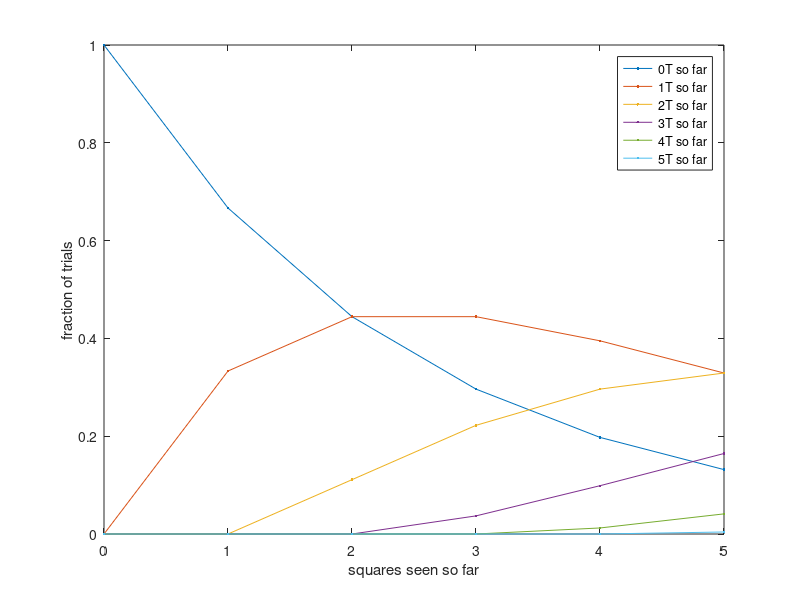
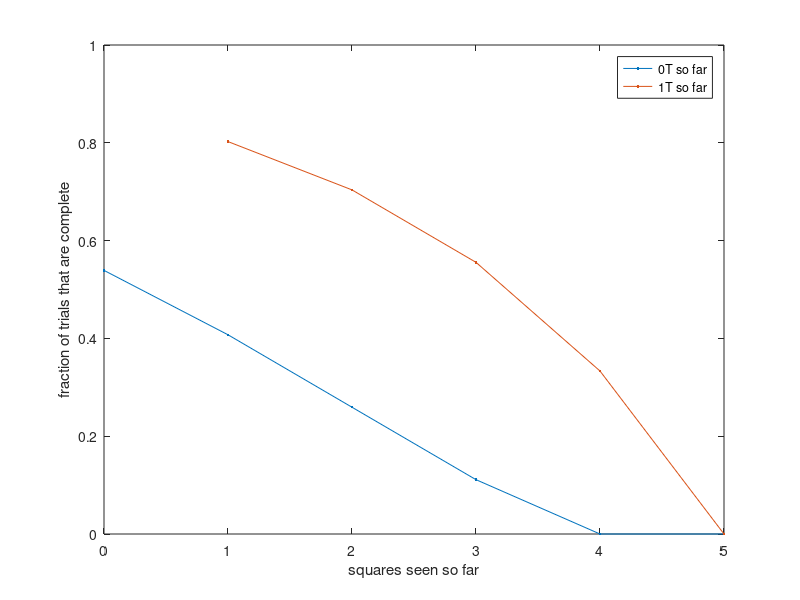
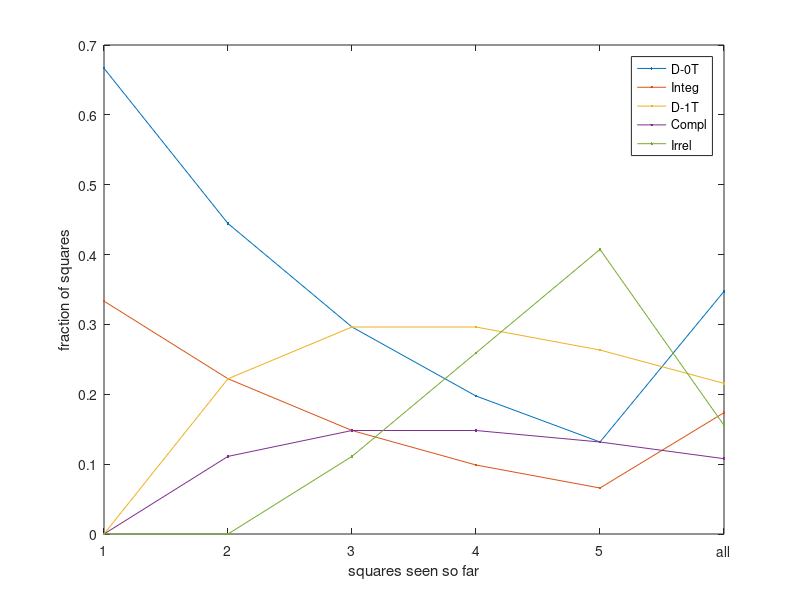

MATLAB code for these plots, in order:
% PlotTrialTypeExpectations
%
% -Considering all the possible permutations of red, green, and blue 
% squares in the 5-square experiment (variable 'perms'), this program plots
% the probability that each trial will have z targets among the first x 
% squares seen (variable 'fracTrials').
% -It also plots the probability that each trial will be a complete trial,
% given that the subject has seen z targets among the first x squares
% (variable 'compProb').
%
% Created 1/12/12 by DJ.

% Get all possible permutations of the 3 colors
perms = zeros(3^5,5);
iRow = 0;
for i=1:3
    for j=1:3
        for k=1:3
            for l=1:3
                for m=1:3
                    iRow = iRow+1;
                    perms(iRow,:) = [i j k l m];
                end
            end
        end
    end
end

% Find fraction of trials that meet certain criteria
isTarg = perms==1; % 1 for targets, 0 for all others
isComp = sum(isTarg,2)>1; % is each trial a 'complete' trial?
fracTrials = nan(6,6); % fraction of trials in each condition
compProb = nan(6,6); % probability that trials in this condition will be complete trials
fracType = nan(6,5);
for i=0:5
    if i>0
        fracType(i,1) = mean(~isTarg(:,i) & sum(isTarg(:,1:i-1),2)==0); % pre-integration distractor
        fracType(i,2) = mean(isTarg(:,i) & sum(isTarg(:,1:i-1),2)==0); % integration target
        fracType(i,3) = mean(~isTarg(:,i) & sum(isTarg(:,1:i-1),2)==1); % post-integration distractor
        fracType(i,4) = mean(isTarg(:,i) & sum(isTarg(:,1:i-1),2)==1); % completion target
        fracType(i,5) = mean(sum(isTarg(:,1:i-1),2)>1); % irrelevant square (target or distractor)
    end
    for j=0:5
        fracTrials(i+1,j+1) = sum(sum(isTarg(:,1:i),2)==j)/size(perms,1);
        compProb(i+1,j+1) = mean(isComp(sum(isTarg(:,1:i),2)==j));        
    end
end
clear i j k l m iRow isTarg isComp

fracType(6,:) = mean(fracType(1:5,:),1);

% Plot results
figure(1)
plot(0:5,fracTrials,'.-')
set(gca,'xtick',0:5)
xlabel('squares seen so far')
ylabel('fraction of trials')
legend('0T so far', '1T so far', '2T so far', '3T so far', '4T so far', '5T so far');

figure(2)
plot(0:5,compProb(:,1:2),'.-')
set(gca,'xtick',0:5)
xlabel('squares seen so far')
ylabel('fraction of trials that are complete')
legend('0T so far', '1T so far');

figure(3)
plot(1:6,fracType,'.-')
set(gca,'xtick',1:6,'xticklabel',{'1','2','3','4','5','all'})
xlabel('squares seen so far')
ylabel('fraction of squares')
legend('D-0T', 'Integ', 'D-1T', 'Compl', 'Irrel');
